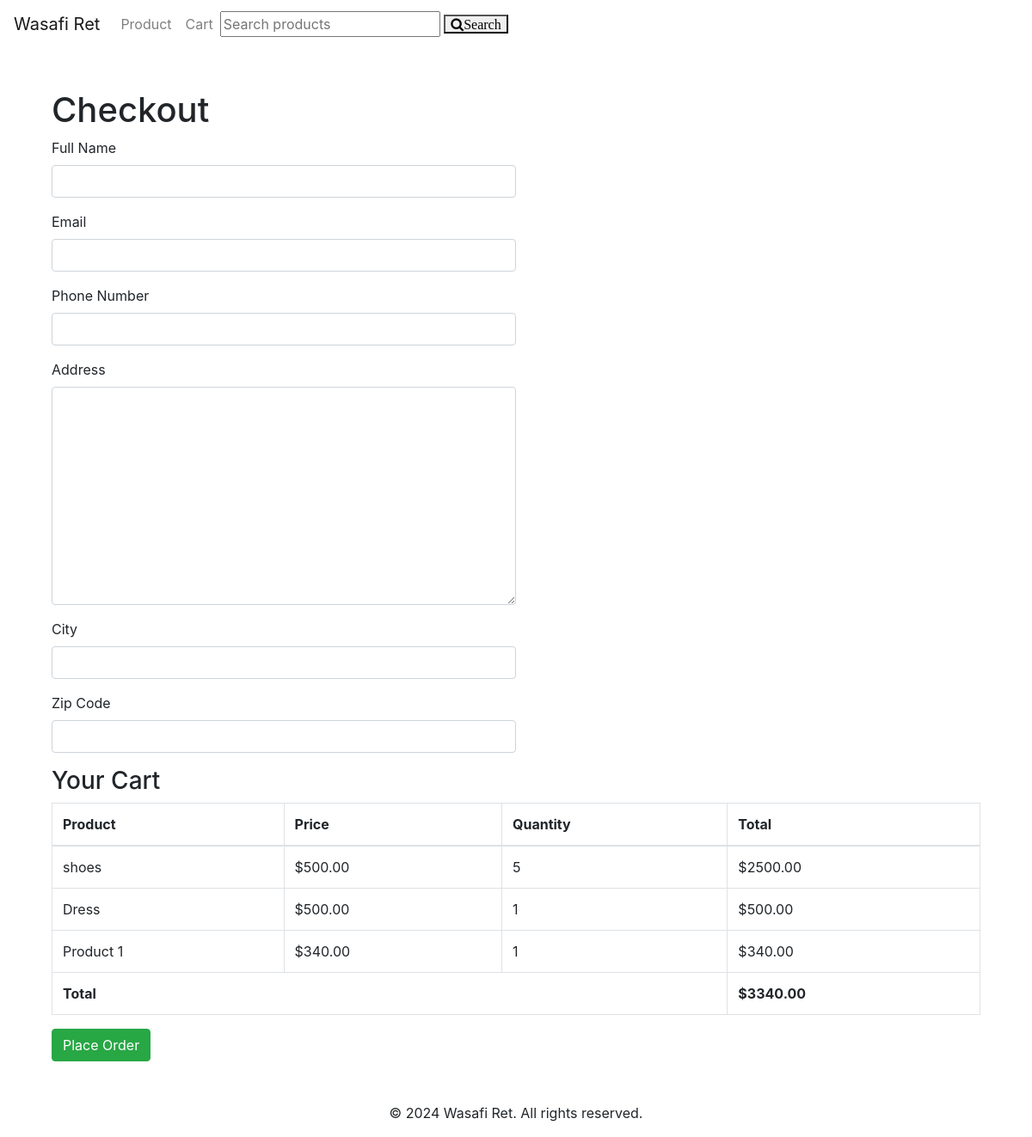
Page /orders/checkout/ (signed in) on the earlier database version.
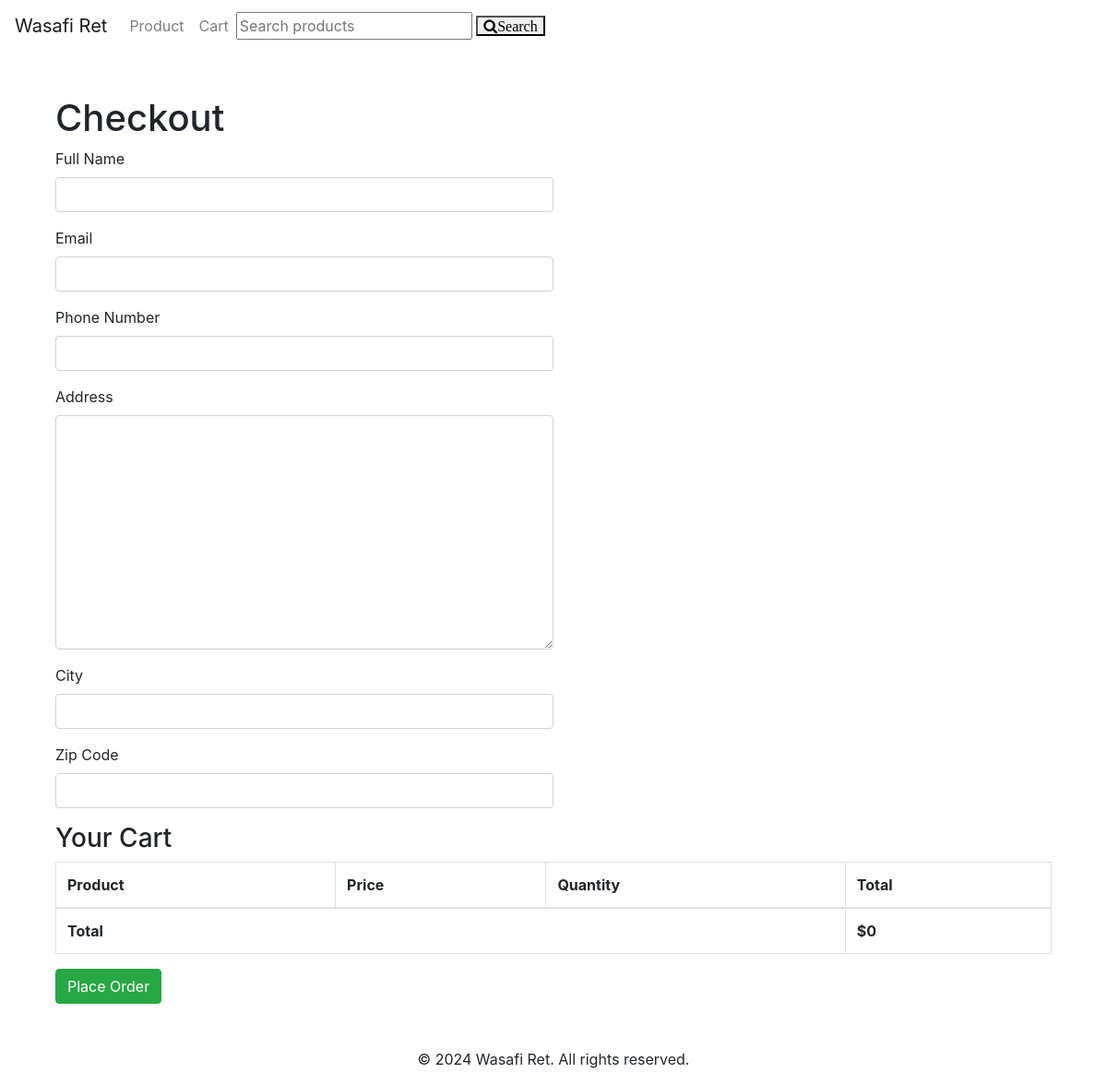
Same page on the later database version.
### WasafiRet/models.py (models this page shows, shortened)
class CartItem(models.Model):
    cart=models.ForeignKey(Cart,on_delete=models.CASCADE)
    product=models.ForeignKey(Product,on_delete=models.CASCADE)
    quantity=models.PositiveIntegerField(default=1)
    def get_total(self):
        return self.quantity*self.product.price

class Product(models.Model):
    name=models.CharField(max_length=255)
    description=models.TextField()
    price=models.DecimalField(max_digits=10,decimal_places=2)
    stock=models.IntegerField()
    category=models.ForeignKey(Category,on_delete=models.CASCADE)
    is_active=models.BooleanField(default=True)
    image=models.ImageField(upload_to=',media/images',blank=True,null=True)

### order/views.py (the view)
# urls.py: path('checkout/', views.checkout, name='checkout'),
@login_required
def checkout(request):
    cart = Cart.objects.filter(user=request.user).first()
    cart_items = CartItem.objects.filter(cart=cart)
    cart_total = sum(item.get_total() for item in cart_items)
    if request.method == 'POST':
        form = OrderForm(request.POST)
        if form.is_valid():
            order = form.save(commit=False)
            order.user = request.user
            order.status = 'Pending'
            order.save()
            for item in cart_items:
                OrderItem.objects.create(
                    order=order,
                    product=item.product,
                    quantity=item.quantity
                )
            cart_items.delete()
            return redirect('orders:order_confirmation', order_id=order.id)
    else:
        form = OrderForm()
    return render(request, 'order/checkout.html', {
        'form': form,
        'cart_items': cart_items,
        'cart_total': cart_total,
    })

### order/forms.py
class OrderForm(forms.ModelForm):
    shipping_name = forms.CharField(max_length=255, label="Full Name")
    shipping_email = forms.EmailField(label="Email")
    phone_number = forms.CharField(max_length=20, label="Phone Number")
    shipping_address = forms.CharField(widget=forms.Textarea, label="Address")
    shipping_city = forms.CharField(max_length=100, label="City")
    shipping_zip_code = forms.CharField(max_length=20, label="Zip Code")
    class Meta:
        model = Order
        fields = ['shipping_name', 'shipping_email', 'phone_number', 'shipping_address', 'shipping_city', 'shipping_zip_code']

### order/templates/order/checkout.html (shortened to what this page needs)
{% extends 'WasafiRet/base.html' %}
{% load static %}
{% load widget_tweaks %}
{% block content %}
    <div class="container mt-5">
        <h1>Checkout</h1>
        <form method="post">
            <div class="form-group">
                <label for="id_shipping_name">Full Name</label>
                {{ form.shipping_name|add_class:"form-control col-md-6" }}
            </div>
            <div class="form-group">
                <label for="id_shipping_email">Email</label>
                {{ form.shipping_email|add_class:"form-control col-md-6" }}
            </div>
            <div class="form-group">
                <label for="id_phone_number">Phone Number</label>
                {{ form.phone_number|add_class:"form-control col-md-6" }}
            </div>
            <div class="form-group">
                <label for="id_shipping_address">Address</label>
                {{ form.shipping_address|add_class:"form-control col-md-6" }}
            </div>
            <div class="form-group">
                <label for="id_shipping_city">City</label>
                {{ form.shipping_city|add_class:"form-control col-md-6" }}
            </div>
            <div class="form-group">
                <label for="id_shipping_zip_code">Zip Code</label>
                {{ form.shipping_zip_code|add_class:"form-control col-md-6" }}
            </div>
            <h3>Your Cart</h3>
            <table class="table table-bordered">
                <thead>
                    <tr>
                        <th>Product</th>
                        <th>Price</th>
                        <th>Quantity</th>
                        <th>Total</th>
                    </tr>
                </thead>
                <tbody>
                    {% for item in cart_items %}
                    <tr>
                        <td>{{ item.product.name }}</td>
                        <td>${{ item.product.price }}</td>
                        <td>{{ item.quantity }}</td>
                        <td>${{ item.get_total }}</td>
                    </tr>
                    {% endfor %}
                    <tr>
                        <td colspan="3" class="font-weight-bold">Total</td>
                        <td class="font-weight-bold">${{ cart_total }}</td>
                    </tr>
                </tbody>
            </table>
            <button type="submit" class="btn btn-success">Place Order</button>
        </form>
    </div>
{% endblock %}

Differences in the rows shown:
removed CartItem: product.name "shoes", product.price "500.00", quantity "5", get_total "2500.00"
removed CartItem: product.name "Dress", product.price "500.00", quantity "1", get_total "500.00"
removed CartItem: product.name "Product 1", product.price "340.00", quantity "1", get_total "340.00"
Other differences:
{{ cart_total }}: "3340.00" → "0"
